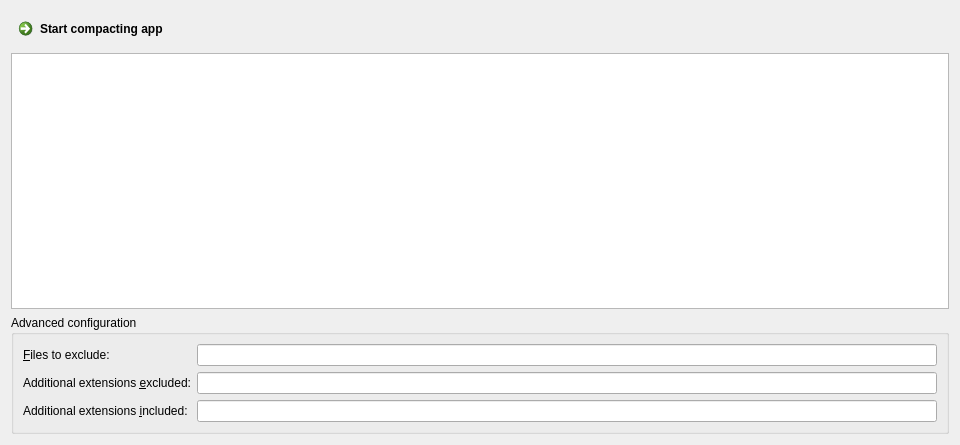
<?xml version="1.0" encoding="UTF-8"?>
<ui version="4.0">
 <class>PageCompact</class>
 <widget class="QWidget" name="pagecompact">
  <property name="geometry">
   <rect>
    <x>0</x>
    <y>0</y>
    <width>960</width>
    <height>445</height>
   </rect>
  </property>
  <layout class="QVBoxLayout" name="verticalLayout">
   <item>
    <widget class="QCommandLinkButton" name="start_button">
     <property name="text">
      <string>Start compacting app</string>
     </property>
    </widget>
   </item>
   <item>
    <widget class="QTextBrowser" name="output"/>
   </item>
   <item>
    <widget class="QGroupBox" name="advanced_groupbox">
     <property name="title">
      <string>Advanced configuration</string>
     </property>
     <layout class="QFormLayout" name="formLayout_3">
      <item row="0" column="0">
       <widget class="QLabel" name="filesexcluded_label">
        <property name="text">
         <string>&amp;Files to exclude:</string>
        </property>
        <property name="buddy">
         <cstring>filesexcluded</cstring>
        </property>
       </widget>
      </item>
      <item row="0" column="1">
       <widget class="QLineEdit" name="filesexcluded">
        <property name="toolTip">
         <string>&lt;p&gt;Enter a pipe-separated list of filenames to exclude from compression.  Wildcards are not accepted.&lt;/p&gt;&lt;p&gt;&lt;strong&gt;Example:&lt;/strong&gt; &lt;code&gt;msvcm90.dll|msvcp90.dll|mscvr90.dll&lt;/code&gt;&lt;/p&gt;</string>
        </property>
       </widget>
      </item>
      <item row="1" column="0">
       <widget class="QLabel" name="additionalextensionsexcluded_label">
        <property name="text">
         <string>Additional extensions &amp;excluded:</string>
        </property>
        <property name="buddy">
         <cstring>additionalextensionsexcluded</cstring>
        </property>
       </widget>
      </item>
      <item row="1" column="1">
       <widget class="QLineEdit" name="additionalextensionsexcluded">
        <property name="toolTip">
         <string>&lt;p&gt;Enter a pipe-separated list of file extensions to exclude from compression.  Wildcards are not accepted.&lt;/p&gt;&lt;p&gt;&lt;strong&gt;Example:&lt;/strong&gt; &lt;code&gt;pyd|irc&lt;/code&gt;&lt;/p&gt;</string>
        </property>
       </widget>
      </item>
      <item row="2" column="0">
       <widget class="QLabel" name="additionalextensionsincluded_label">
        <property name="text">
         <string>Additional extensions &amp;included:</string>
        </property>
        <property name="buddy">
         <cstring>additionalextensionsincluded</cstring>
        </property>
       </widget>
      </item>
      <item row="2" column="1">
       <widget class="QLineEdit" name="additionalextensionsincluded">
        <property name="toolTip">
         <string>&lt;p&gt;Enter a pipe-separated list of additional file extensions to compress.  Wildcards are not accepted.&lt;/p&gt;&lt;p&gt;&lt;strong&gt;Example:&lt;/strong&gt; &lt;code&gt;example|beta&lt;/code&gt;&lt;/p&gt;</string>
        </property>
       </widget>
      </item>
     </layout>
    </widget>
   </item>
  </layout>
 </widget>
 <resources/>
 <connections/>
</ui>
